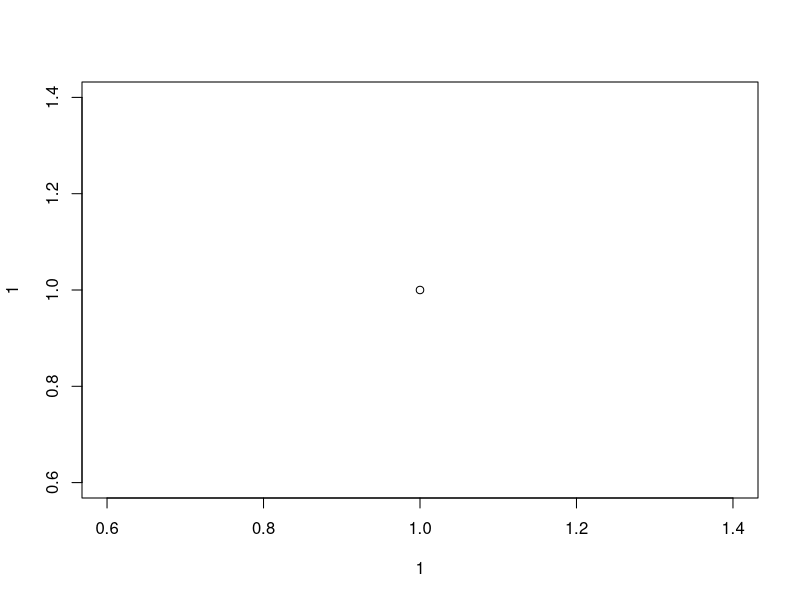

The R source for this figure:
## ---- chunk 1
plot(1,1)
